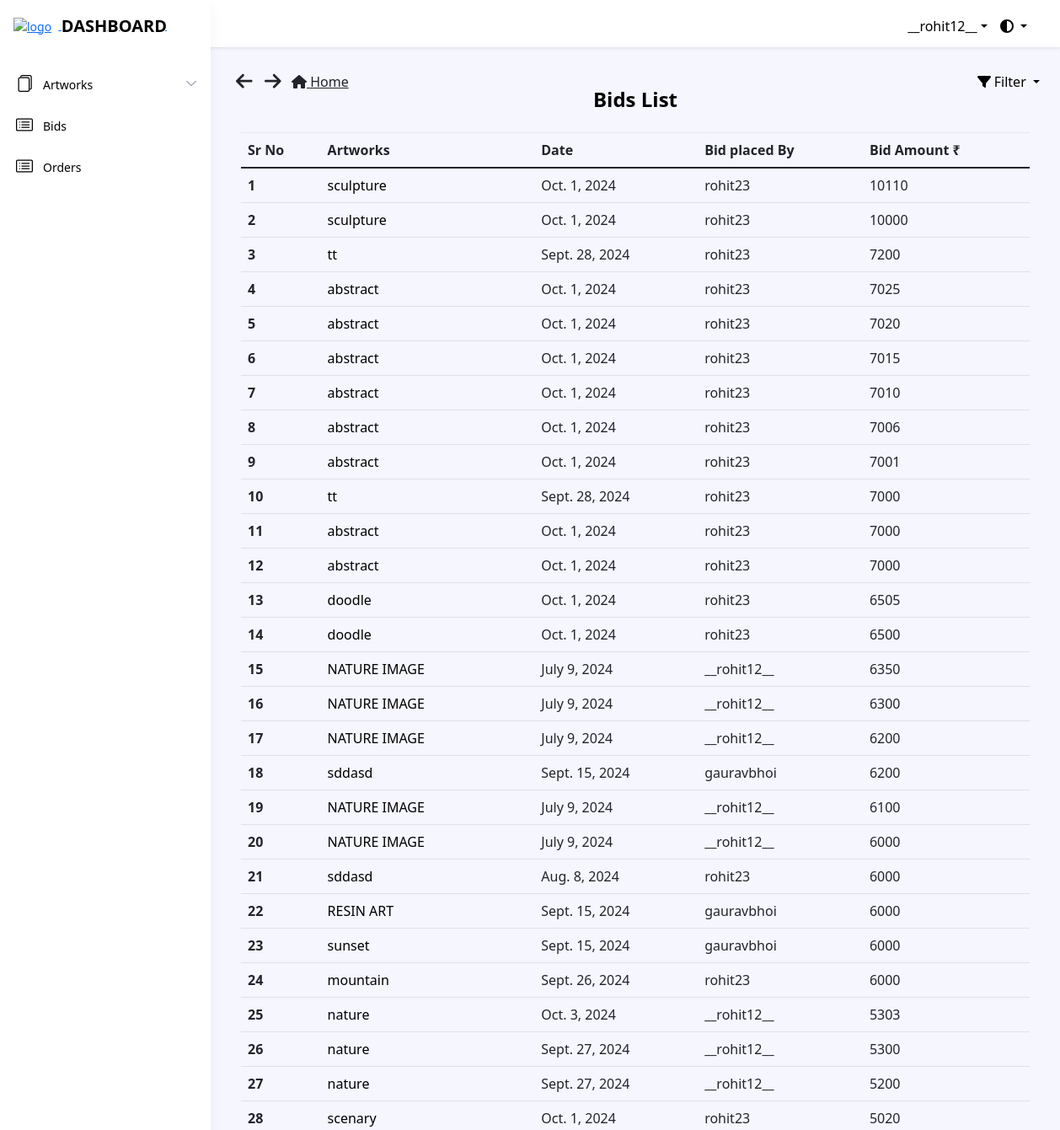
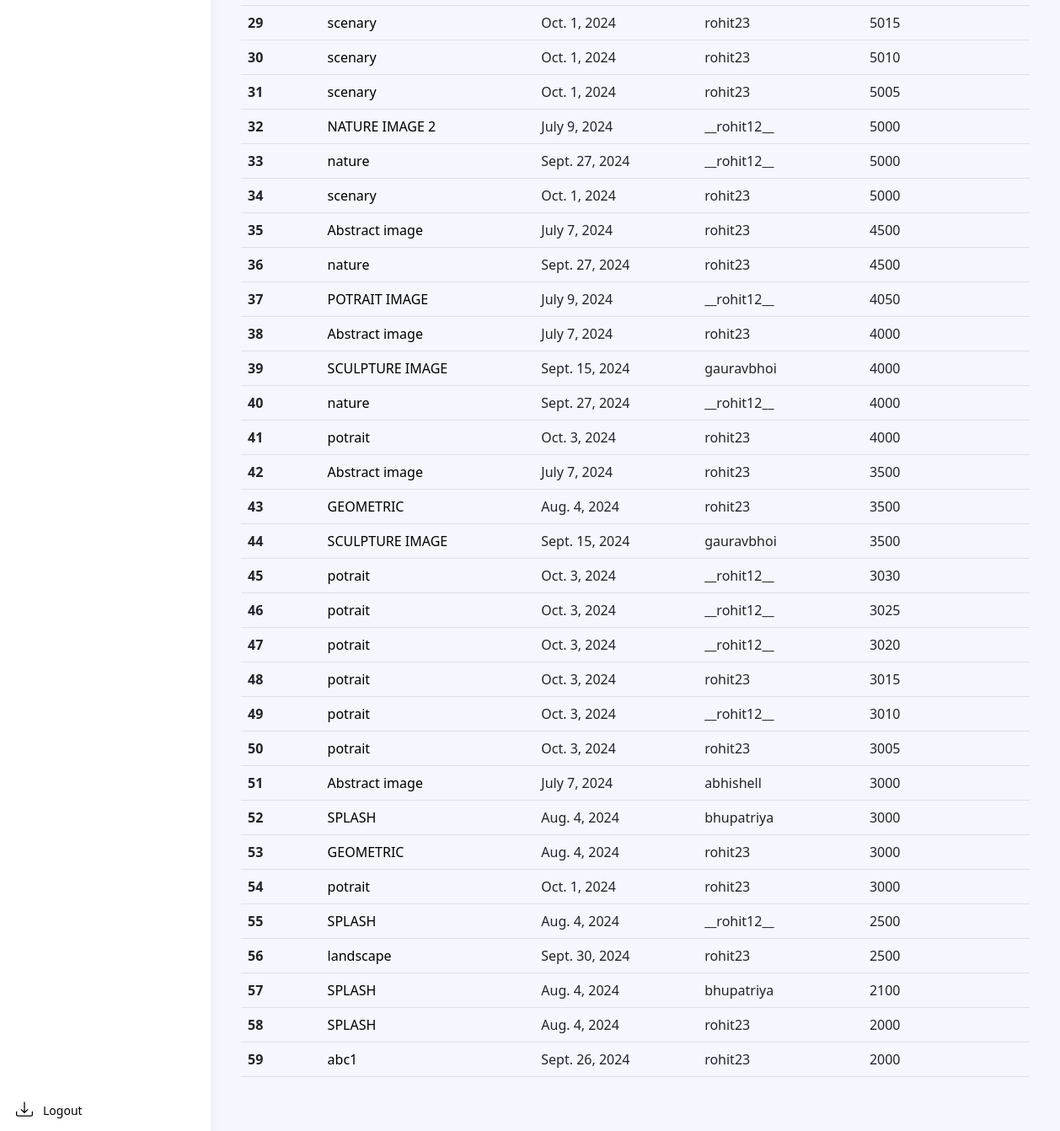
Page /dashboard/bidlist/ (signed in) on the earlier database version (2 pictures, top to bottom).
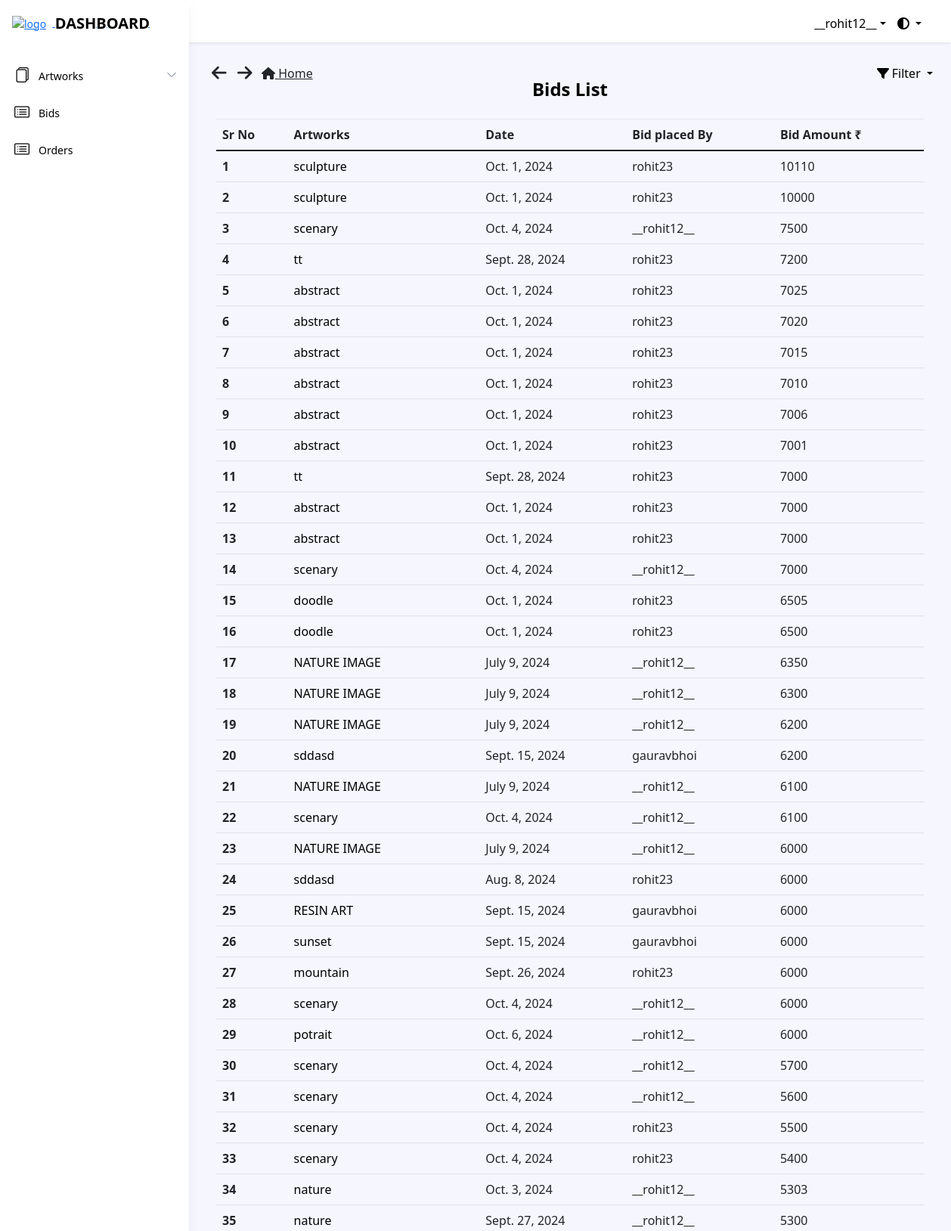
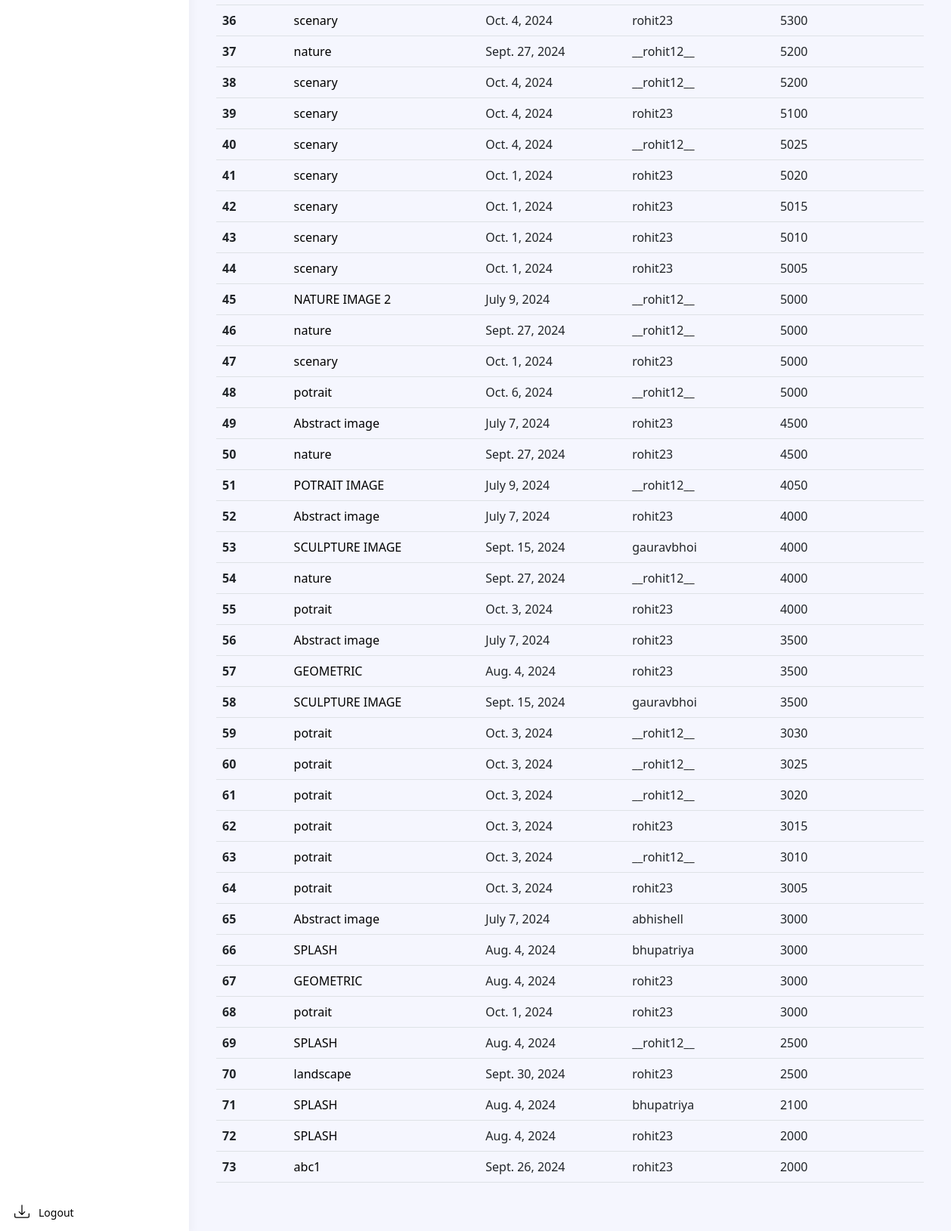
Same page on the later database version (2 pictures, top to bottom).
### dashboard/models.py (models this page shows, shortened)
class Bid(models.Model):
    user = models.ForeignKey(settings.AUTH_USER_MODEL, on_delete=models.CASCADE)
    product = models.ForeignKey(Artwork, on_delete=models.CASCADE, related_name='bids')
    bid_date = models.DateField(auto_now_add=True)
    bid_amt = models.IntegerField(default=1)

class Artwork(models.Model):
    product_id = models.CharField(max_length=255, default="")
    product_name = models.CharField(max_length=255, default="", blank=False, null=False)
    product_price = models.IntegerField(default=0, null=False)
    opening_bid = models.IntegerField(default=0)
    product_cat = models.ForeignKey('Catalogue', on_delete=models.CASCADE)
    product_qty = models.IntegerField(default=0)
    product_image = models.ImageField(upload_to='arts/')
    dimension_unit = models.CharField(max_length=2, choices=[('cm', 'Centimeters'), ('ft', 'Feet')])
    length_in_centimeters = models.FloatField(default=0.0, blank=True, null=True)
    width_in_centimeters = models.FloatField(default=0.0, blank=True, null=True)
    foot = models.FloatField(default=0, blank=True, null=True)
    inches = models.FloatField(default=0, blank=True, null=True)
    created_at = models.DateField(default=timezone.now)  # Default to current time zone's now
    end_date = models.DateField()
    user = models.ForeignKey(settings.AUTH_USER_MODEL, on_delete=models.CASCADE)
    is_sold = models.BooleanField(default=False)
    is_purchased = models.BooleanField(default=False)
    status = models.CharField(max_length=50, choices=[
        ('active', 'Active'),
        ('closed', 'Closed'),
        ('waiting_for_response', 'Waiting for Response'),
        ('unsold', 'Unsold'),
    ], default='active')
    response_deadline = models.DateTimeField(blank=True, null=True)  # To store the deadline for buyer response
    buyer_response = models.CharField(
        max_length=11,
        choices=[('yes', 'Yes'), ('no', 'No'), ('no_response', 'No Response')],
        default='no_response'
    )
    def __str__(self):
        return self.product_name

### dashboard/views.py (the view)
# urls.py: path('bidlist/', views.BidListView.as_view(), name="bid_list"),
class BidListView(LoginRequiredMixin, ListView):
    model = Bid
    template_name = 'dashboard/bids_list.html'
    context_object_name = 'bids'
    ordering = ['-bid_amt']  # Default ordering by highest bid
    def get_queryset(self):
        queryset = super().get_queryset()
        filter_param = self.request.GET.get('filter')
        if filter_param == 'asc':
            queryset = queryset.order_by('bid_amt')  # Ascending order by bid amount
        elif filter_param == 'desc':
            queryset = queryset.order_by('-bid_amt')  # Descending order by bid amount
        else:
            queryset = queryset.order_by('-bid_amt')  # Default to descending if no filter param
        return queryset

### art/context_processors.py (called while the page is built)
def catalogue_list(request):
    return {"catalogue_list": Catalogue.objects.all()}

### dashboard/models.py (called while the page is built)
    def __str__(self):
        return self.cat_name

### dashboard/templatetags/auth_extras.py (called while the page is built)
@register.filter(name='has_group')
def has_group(user, group_name):
    group = Group.objects.get(name=group_name)
    return True if group in user.groups.all() else False

### templates/dashboard/bids_list.html (shortened to what this page needs)
{% extends './base.html' %}
{% load static %}
{% block links %}
<link rel="stylesheet" href="{% static 'dashboard/css/ordermodel_list.css' %}">
<link rel="stylesheet" href="https://stackpath.bootstrapcdn.com/bootstrap/4.5.2/css/bootstrap.min.css">
{% endblock %}
{% block content %}
{% include './includes/header.html' %}
{% include "art/arrow_button.html" %}
{% load auth_extras %}
<div class="app-wrapper">
    <div class="app-content pt-3 p-md-3 p-lg-4">
        <div class="button-container">
            <i class="fa-solid fa-arrow-left" style="cursor:pointer; font-size:1.4rem; margin-right:10px" onclick="goBack()"></i>
            <i class="fa-solid fa-arrow-right" style="cursor:pointer; font-size:1.4rem; margin-right:15px" onclick="goForward()"></i>
        </div>
        {% if user.is_authenticated %}
        <div class="home-button-container">
            <a href="{% url 'art:index' %}" class="btn-home-order"><i class="fa-solid fa-house"></i> Home</a>
        </div>
        {% endif %}
        <div class="container-xl">
            <h1 class="app-page-title">Bids List</h1>
            <div class="filter-dropdown">
                <div class="dropdown-toggle" id="filterDropdown" style="cursor:pointer;" data-toggle="dropdown" aria-haspopup="true" aria-expanded="false">
                    <i class="fa-solid fa-filter"></i> Filter
                </div>
            </div>
            <div class="row g-4 mb-4">
                <table class="table">
                    <thead>
                        <tr>
                            <th scope="col">Sr No</th>
                            <th scope="col">Artworks</th>
                            <th scope="col">Date</th>
                            {% if user|has_group:"SellerGroup" %}
                            <th scope="col">Bid placed By</th>
                            {% endif %}
                            <th scope="col">Bid Amount ₹</th>
                        </tr>
                    </thead>
                    <tbody>
                        {% for bid in object_list %}
                        <tr>
                            <th scope="row">{{ forloop.counter }}</th>
                            <td>
                                <a href="#" class="artworks-order" data-toggle="modal" data-target="#productModal" data-product-id="{{ bid.product.id }}" data-product-name="{{ bid.product }}" data-product-image-url="{{ bid.product.product_image.url }}" data-product-dimensions="{{ bid.product.length_in_centimeters }} x {{ bid.product.width_in_centimeters }} cm" data-product-catalogue="{{ bid.product.product_cat }}" data-product-opening-bid="₹ {{ bid.product.opening_bid }}" data-last-bid="{{ bid.bid_amt }}">{{ bid.product }}</a>
                            </td>
                            <td>{{ bid.bid_date }}</td>
                            {% if user|has_group:"SellerGroup" %}
                            <td>{{ bid.user }}</td>
                            {% endif %}
                            <td>{{ bid.bid_amt }}</td>
                        </tr>
                        {% empty %}
                        <tr>
                            <td colspan="5">
                                <h3>No artworks to show</h3>
                            </td>
                        </tr>
                        {% endfor %}
                    </tbody>
                </table>
            </div>
        </div>
    </div>
</div>
{% endblock %}

### templates/dashboard/base.html (shortened to what this page needs)
<!DOCTYPE html>
<html lang="en">
<head>
    {% load static %}
    <link href="https://cdn.jsdelivr.net/npm/bootstrap@5.0.2/dist/css/bootstrap.min.css" rel="stylesheet">
    <link rel="stylesheet" href="{% static 'dashboard/css/style.css' %}">
    <link rel="stylesheet" href="{% static 'dashboard/css/form.css' %}">
    {% block links %}{% endblock %}
</head>
<body class="app">
    {% if user.is_authenticated %}
    {% block content %}{% endblock %}
    {% else %} {% include './404.html' %} {% endif %}
</body>
</html>

### templates/dashboard/includes/header.html (shortened to what this page needs)
{% load static %}
{% block links %}
<link rel="stylesheet" type="text/css" href="{% static 'dashboard/css/header.css' %}" />
{% endblock %}
{% load auth_extras %}
<link href="https://stackpath.bootstrapcdn.com/bootstrap/5.1.3/css/bootstrap.min.css" rel="stylesheet">
<nav class="app-header fixed-top">
    <div class="app-header-inner">
        <div class="container-fluid py-2">
            <div class="app-header-content">
                <div class="row justify-content-between align-items-center">
                    <div class="app-utilities col-auto">
                        <div class="col-auto">
                        <div class="app-utility-item app-user-dropdown dropdown">
                            <a class="dropdown-toggle theme" id="user-dropdown-toggle" data-bs-toggle="dropdown" href="#" role="button" aria-expanded="false">{{ user }}</a>
                            <div class="dropdown">
                                <a class="dropdown-toggle" id="theme-dropdown" data-bs-toggle="dropdown" href="#" role="button" aria-expanded="false">
                                    <i class="fas fa-adjust"></i>
                                </a>
                            </div>
                        </div>
                    </div>
                    </div>
                </div>
            </div>
        </div>
    </div>
    <div id="app-sidepanel" class="app-sidepanel">
        <div class="sidepanel-inner d-flex flex-column">
            <div class="app-branding">
                <a class="app-logo" href="#" data-bs-toggle="modal" data-bs-target="#logoModal">
                    <img class="logo-icon me-2" src="{% static 'images/assets/ARTIV_LOGO.jpg' %}" alt="logo">
                    <span class="logo-text">DASHBOARD</span>
                </a>
            </div>
            <nav id="app-nav-main" class="app-nav app-nav-main flex-grow-1">
                <ul class="app-menu list-unstyled accordion" id="menu-accordion">
                    {% if user|has_group:"SellerGroup" %}
                    <li class="nav-item-dashboard has-submenu">
                        <a class="nav-link submenu-toggle" href="#" data-bs-toggle="collapse" data-bs-target="#submenu-1" aria-expanded="false" aria-controls="submenu-1">
                            <span class="nav-icon">
                            </span>
                            <span class="nav-link-text">Artworks</span>
                            <span class="submenu-arrow">
                                <svg width="1em" height="1em" viewBox="0 0 16 16" class="bi bi-chevron-down" fill="currentColor" xmlns="http://www.w3.org/2000/svg">
                                    <path fill-rule="evenodd" d="M1.646 4.646a.5.5 0 0 1 .708 0L8 10.293l5.646-5.647a.5.5 0 0 1 .708.708l-6 6a.5.5 0 0 1-.708 0l-6-6a.5.5 0 0 1 0-.708z"/>
                                </svg>
                            </span>
                        </a>
                    </li>
                    <li class="nav-item-dashboard">
                        <a class="nav-link" href="{% url 'dashboard:bid_list' %}">
                            <span class="nav-icon">
                            </span>
                            <span class="nav-link-text">Bids</span>
                        </a>
                    </li>
                    {% endif %}
                    <li class="nav-item-dashboard">
                        <a class="nav-link" href="{% url 'dashboard:order_list' %}">
                            <span class="nav-icon">
                            </span>
                            <span class="nav-link-text">Orders</span>
                        </a>
                    </li>
                </ul>
            </nav>
            <div class="app-sidepanel-footer">
                <nav class="app-nav app-nav-footer">
                    <ul class="app-menu footer-menu list-unstyled">
                        <li class="nav-item-dashboard">
                            <a class="nav-link" href="{% url 'art:logout' %}">
                                <span class="nav-icon">
                                </span>
                                <span class="nav-link-text">Logout</span>
                            </a>
                        </li>
                    </ul>
                </nav>
            </div>
        </div>
    </div>
</nav>

### templates/art/arrow_button.html (shortened to what this page needs)
<!DOCTYPE html>
<html lang="en">
<head>
</head>
<body>
</body>
</html>

### static/dashboard/css/ordermodel_list.css (style rules this page uses)
.artworks-order { color: black !important; text-decoration: none !important; }
.table { color: #000000; }
.table th, .table td { border-color: #dee2e6; }

### static/dashboard/css/header.css (style rules this page uses)
.app-utility-item:last-child { margin-top: -5px !important; }
.dropdown-toggle { text-decoration: none !important; color: #000000 !important; }
.app-utility-item { display: flex; align-items: center; margin-top: 0; }
.button-container { position: absolute; top: 85px; left: 17.5rem; }
.theme { margin-right: 15px; }
.app-header { background: #ffffff !important; border-bottom: none !important; padding-top: 1rem !important; }
.app-sidepanel { border-right: none !important; transition: background-color 0.3s ease; }
.app-sidepanel .sidepanel-inner { background: #ffffff !important; transition: background-color 0.3s ease; }
.app-nav .nav-item-dashboard { display: block; color: #b9b9b9; background: none !important; }
.app-sidepanel-footer { background: #ffffff !important; border-top: none; }
.app-nav .nav-link { color: #000000 !important; }
.app-branding .logo-text { text-decoration: none !important; color: #000000 !important; }

### static/dashboard/css/navbar.css (style rules this page uses)
:root { --border-color: black; }

### static/dashboard/css/unsold.css (style rules this page uses)
.row { justify-content: start; --bs-gutter-y: 1.5rem !important; }
:root { --card-bg-light: #ffffff; --card-bg-dark: #2c2c2c; --text-light: #000000; --text-dark: #ffffff; }
.filter-dropdown { position: absolute; top: 70px; right: 35px; }
.button-container { position: absolute; top: 85px; right: 10px; }

### static/dashboard/css/contact.css (style rules this page uses)
.button-container { position: absolute; top: 85px; left: 2rem; }
:root { --background-color: #e7e7e7; --text-color: #000; --link-color: #343434; --link-hover-color: #000000; --title-color: #000; --contact-text-color: #000; }
body { background-color: var(--background-color); color: var(--text-color); }

### static/dashboard/css/faq.css (style rules this page uses)
:root { --background-color: #f8f9fa; --text-color: #000; --link-color: #007bff; --link-hover-color: #0056b3; --title-color: #000; --accordion-bg-color: #fff; --accordion-border-color: #ddd; --accordion-header-bg-color: #f7f7f7; --accordion-header-text-color: #000; }
body { background-color: var(--background-color); color: var(--text-color); }

### static/dashboard/css/index.css (style rules this page uses)
:root { --background-color: #e7e7e7; --text-color: #000; --link-color: #343434; --link-hover-color: #000000; --title-color: #000; --contact-text-color: #000; }
.row { justify-content: start; --bs-gutter-y: 1.5rem !important; }
.filter-dropdown { position: absolute; top: 70px; right: 35px; }
.button-container { position: absolute; top: 85px; left: 2rem; }

### static/home/css/about.css (style rules this page uses)
.light-mode h1, .light-mode h4 { color: black ; }
body, h1, h4, p { margin: 0; padding: 0; }
h1, h4 { text-align: center; }

### static/dashboard/css/artwork_detail.css (style rules this page uses)
:root { --card-bg-light: #ffffff; --card-bg-dark: #2c2c2c; --text-light: #000000; --text-dark: #ffffff; }
body { color: var(--text-color); }
body.light-mode { --card-bg: var(--card-bg-light); --text-color: var(--text-light); }
.button-container { position: absolute; top: 85px; left: 2rem; }

### templates/dashboard/bids_list.html (style rules this page uses)
body { font-family: 'Poppins', sans-serif; }
.filter-dropdown { position: absolute; top: 85px; right: 1.5rem; }
.button-container { position: absolute; top: 85px; left: 17.5rem; }
.home-button-container { position:relative; top: 5px; left: 4.5rem; }
.btn-home-order { top: -2px; left: 9.5rem; color: #212529; }

Differences in the rows shown:
added Bid: product "scenary", bid_date "Oct. 4, 2024", user "__rohit12__", bid_amt "7500"
added Bid: product "scenary", bid_date "Oct. 4, 2024", user "__rohit12__", bid_amt "7000"
added Bid: product "scenary", bid_date "Oct. 4, 2024", user "__rohit12__", bid_amt "6100"
added Bid: product "scenary", bid_date "Oct. 4, 2024", user "__rohit12__", bid_amt "6000"
added Bid: product "potrait", bid_date "Oct. 6, 2024", user "__rohit12__", bid_amt "6000"
added Bid: product "scenary", bid_date "Oct. 4, 2024", user "__rohit12__", bid_amt "5700"
added Bid: product "scenary", bid_date "Oct. 4, 2024", user "__rohit12__", bid_amt "5600"
added Bid: product "scenary", bid_date "Oct. 4, 2024", user "rohit23", bid_amt "5500"
added Bid: product "scenary", bid_date "Oct. 4, 2024", user "rohit23", bid_amt "5400"
added Bid: product "scenary", bid_date "Oct. 4, 2024", user "rohit23", bid_amt "5300"
added Bid: product "scenary", bid_date "Oct. 4, 2024", user "__rohit12__", bid_amt "5200"
added Bid: product "scenary", bid_date "Oct. 4, 2024", user "rohit23", bid_amt "5100"
added Bid: product "scenary", bid_date "Oct. 4, 2024", user "__rohit12__", bid_amt "5025"
added Bid: product "potrait", bid_date "Oct. 6, 2024", user "__rohit12__", bid_amt "5000"
